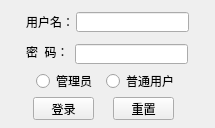
<?xml version="1.0" encoding="UTF-8"?>
<ui version="4.0">
 <class>MainWindow</class>
 <widget class="QMainWindow" name="MainWindow">
  <property name="geometry">
   <rect>
    <x>0</x>
    <y>0</y>
    <width>215</width>
    <height>128</height>
   </rect>
  </property>
  <property name="windowTitle">
   <string>系统登录</string>
  </property>
  <widget class="QWidget" name="centralwidget">
   <widget class="QLineEdit" name="lineEdit_2">
    <property name="geometry">
     <rect>
      <x>75</x>
      <y>44</y>
      <width>113</width>
      <height>20</height>
     </rect>
    </property>
   </widget>
   <widget class="QPushButton" name="pushButton_2">
    <property name="geometry">
     <rect>
      <x>113</x>
      <y>97</y>
      <width>61</width>
      <height>23</height>
     </rect>
    </property>
    <property name="text">
     <string>重置</string>
    </property>
   </widget>
   <widget class="QLineEdit" name="lineEdit">
    <property name="geometry">
     <rect>
      <x>76</x>
      <y>12</y>
      <width>113</width>
      <height>20</height>
     </rect>
    </property>
   </widget>
   <widget class="QPushButton" name="pushButton">
    <property name="geometry">
     <rect>
      <x>33</x>
      <y>97</y>
      <width>61</width>
      <height>23</height>
     </rect>
    </property>
    <property name="text">
     <string>登录</string>
    </property>
   </widget>
   <widget class="QLabel" name="label_2">
    <property name="geometry">
     <rect>
      <x>26</x>
      <y>46</y>
      <width>54</width>
      <height>12</height>
     </rect>
    </property>
    <property name="text">
     <string>密  码：</string>
    </property>
   </widget>
   <widget class="QLabel" name="label">
    <property name="geometry">
     <rect>
      <x>26</x>
      <y>16</y>
      <width>54</width>
      <height>12</height>
     </rect>
    </property>
    <property name="text">
     <string>用户名：</string>
    </property>
   </widget>
   <widget class="QRadioButton" name="radioButton">
    <property name="geometry">
     <rect>
      <x>36</x>
      <y>73</y>
      <width>61</width>
      <height>16</height>
     </rect>
    </property>
    <property name="text">
     <string>管理员</string>
    </property>
   </widget>
   <widget class="QRadioButton" name="radioButton_2">
    <property name="geometry">
     <rect>
      <x>106</x>
      <y>73</y>
      <width>71</width>
      <height>16</height>
     </rect>
    </property>
    <property name="text">
     <string>普通用户</string>
    </property>
   </widget>
  </widget>
 </widget>
 <resources/>
 <connections/>
</ui>
